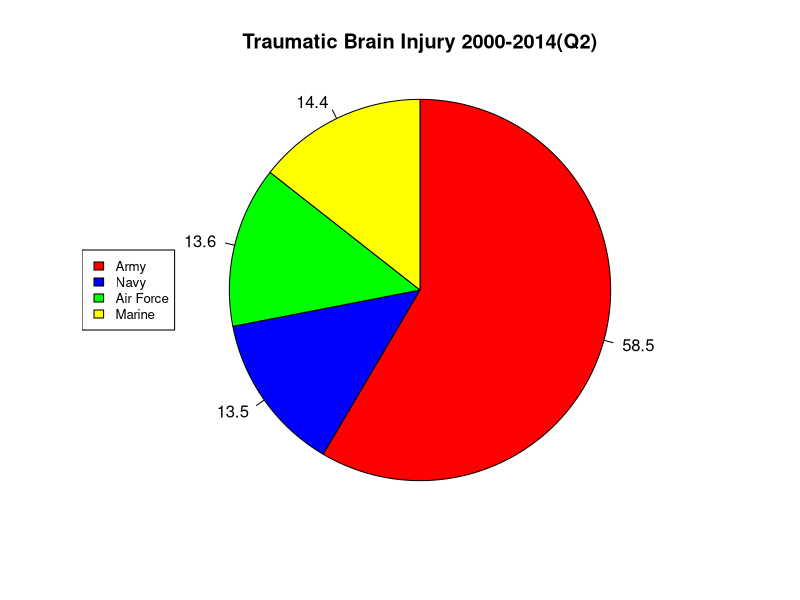

The R source for this figure:
install.packages("ggplot2")
library("ggplot2")

data <- c(179718,41370,41914,44280)
labels <- c("Army","Navy","Air Force","Marine")
piePercentage <- round(100*data/sum(data), 1)
pie(data,labels = piePercentage,radius=0.99,main = "Traumatic Brain Injury 2000-2014(Q2)",col = c("Red","Blue","Green","Yellow"),clockwise = "True")
legend("left", c("Army","Navy","Air Force","Marine"), cex = 0.8,
       fill = c("Red","Blue","Green","Yellow"))
